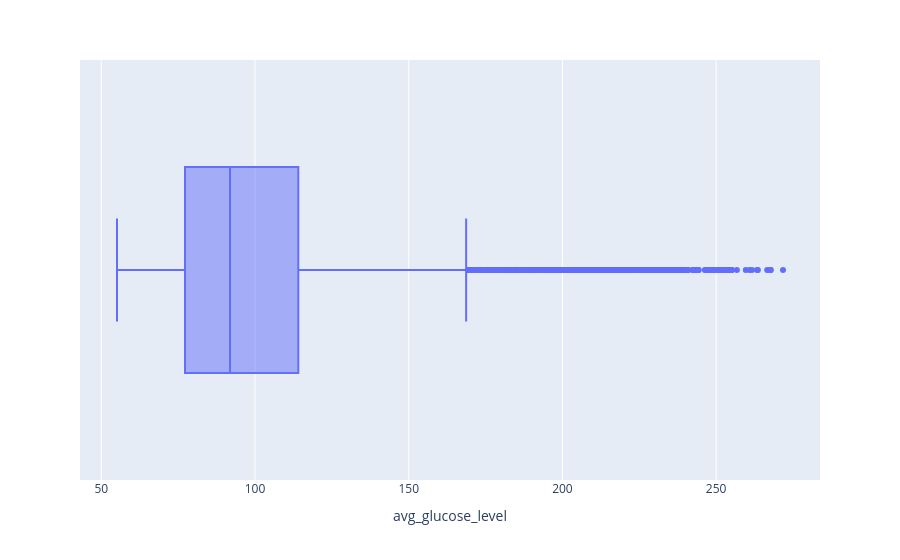

Notebook cell for this chart:
### Code cell
px.box(df,x="avg_glucose_level")

### Figure 1 — Plotly figure (JSON) as saved in the notebook; plotly's stock layout.template omitted (floating-point values rounded to 4 significant figures; data arrays with more than 128 entries replaced by an {"elided": "..."} marker saying what was removed)
{"data": [{"alignmentgroup": "True", "hovertemplate": "avg_glucose_level=%{x}<extra></extra>", "legendgroup": "", "marker": {"color": "#636efa"}, "name": "", "notched": false, "offsetgroup": "", "orientation": "h", "showlegend": false, "type": "box", "x": {"elided": "5110 float values"}, "x0": " ", "xaxis": "x", "y0": " ", "yaxis": "y"}], "layout": {"boxmode": "group", "legend": {"tracegroupgap": 0}, "margin": {"t": 60}, "xaxis": {"anchor": "y", "domain": [0, 1], "title": {"text": "avg_glucose_level"}}, "yaxis": {"anchor": "x", "domain": [0, 1]}}}
